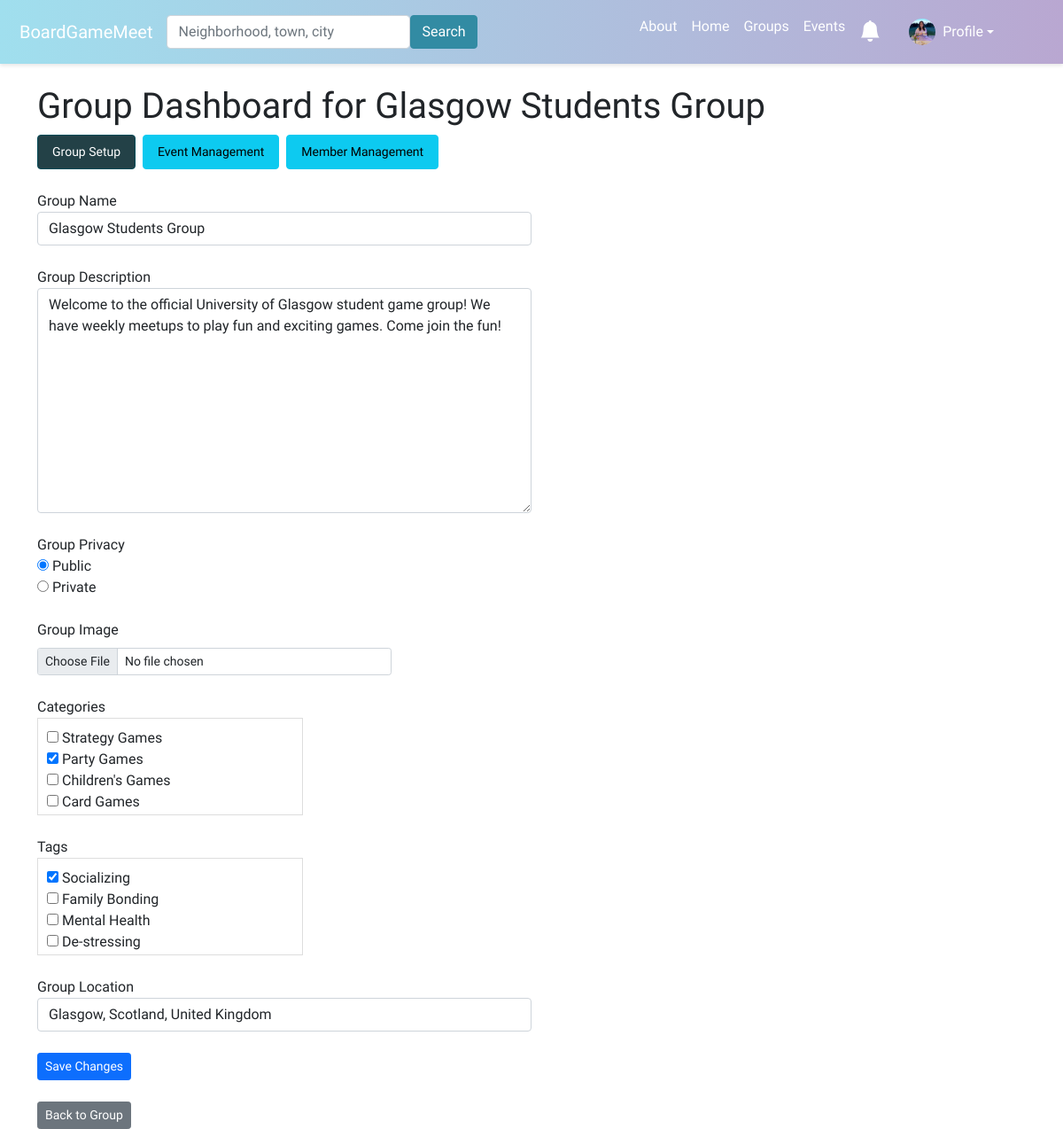
The app's page /group-dashboard/glasgow-students-group-7/ (signed in) with its own data.
### boardgame/models.py (models this page shows, shortened)
class UserProfile(models.Model):
    user = models.OneToOneField(User, on_delete=models.CASCADE)
    bio = models.TextField(blank=True)
    favorite_games = models.TextField(blank=True)
    picture = models.ImageField(upload_to='profile_images', blank=True)
    categories = models.ManyToManyField(Category, related_name='profile', blank=True)
    tags = models.ManyToManyField(Tag, related_name='profile', blank=True)
    city = models.CharField(max_length=255, blank=True)
    state = models.CharField(max_length=255, blank=True)
    country = models.CharField(max_length=255, blank=True)
    latitude = models.FloatField(null=True, blank=True)
    longitude = models.FloatField(null=True, blank=True)

class Group(models.Model):
    name = models.CharField(max_length=100)
    description = models.TextField()
    members = models.ManyToManyField(User, through='GroupMembers')
    slug = models.SlugField(unique=True)
    group_image = models.ImageField(upload_to='group_images/', null=True, blank=True)
    TYPE_SELECT = (
        ('Public', 'Public'),
        ('Private', 'Private'),
    )
    group_privacy = models.CharField(max_length=10,choices=TYPE_SELECT,default='Public')
    categories = models.ManyToManyField(Category, related_name='groups', blank=True)
    tags = models.ManyToManyField(Tag, related_name='groups', blank=True)

class GroupLocation(models.Model):
    group = models.OneToOneField('Group', on_delete=models.CASCADE)
    city = models.CharField(max_length=100)
    sublocality = models.CharField(max_length=100, blank=True)  # neighborhoods or sublocalities
    state = models.CharField(max_length=100, blank=True)
    postcode = models.CharField(max_length=20, blank=True)
    country = models.CharField(max_length=100)
    latitude = models.DecimalField(max_digits=9, decimal_places=6, blank=True, null=True)
    longitude = models.DecimalField(max_digits=9, decimal_places=6, blank=True, null=True)

### boardgame/views.py (the view, shortened to what this page needs)
# urls.py: path('group-dashboard/<slug:group_slug>/', views.manage_group_dashboard, name='manage_group_dashboard'),
def manage_group_dashboard(request, group_slug, section=None):
    group = Group.objects.get(slug=group_slug)
    section = section or request.GET.get('section', 'group_setup')
    group_location = None
    if GroupLocation.objects.filter(group=group).exists():
        group_location = GroupLocation.objects.get(group=group)
    context = {'group': group, 'section': section}
    if section == 'group_setup':
        if request.method == 'POST':
            form = GroupForm(request.POST,  request.FILES,instance=group)
            if form.is_valid():
                form.save()
                place_id = request.POST.get('place_id')
                if place_id:
                    place_details = fetch_place_details(place_id)
                    if place_details:
                        if group_location is None:
                            group_location = GroupLocation(group=group)
                        group_location.city = place_details.get('city', '')
                        group_location.sublocality = place_details.get('sublocality', '')
                        group_location.state = place_details.get('state', '')
                        group_location.postcode = place_details.get('postcode', '')
                        group_location.country = place_details.get('country', '')
                        group_location.latitude = place_details.get('latitude', None)
                        group_location.longitude = place_details.get('longitude', None)
                        group_location.save()
                messages.success(request, 'Group updated successfully.')
                return redirect('manage_group_dashboard_with_section', group_slug=group.slug, section='group_setup')
        else:
            form = GroupForm(instance=group)
        context.update({'form': form,'current_location': group_location})
    return render(request, 'boardgame/manage_group_dashboard.html', context)

### boardgame/forms.py
class GroupForm(forms.ModelForm):
    class Meta:
        model = Group
        fields = ['name', 'description','group_image','group_privacy','categories', 'tags']
        labels = {
            'name': 'Group Name',
            'description': 'Group Description',
            'group_privacy': 'Group Privacy',
            'group_image': 'Group Image',
        }
        widgets = {
            'name': forms.TextInput(attrs={'class': 'form-control', 'style': 'width: 50%;'}),
            'description': forms.Textarea(attrs={'class': 'form-control', 'style': 'width: 50%;'}),
            'categories': forms.CheckboxSelectMultiple,
            'tags': forms.CheckboxSelectMultiple,
            'group_privacy': forms.RadioSelect()
        }

### boardgame/models.py (called while the page is built)
    def __str__(self):
        return self.name

    def __str__(self):
        return self.name

### boardgame/templatetags/custom_filters.py (called while the page is built)
@register.simple_tag
def unread_notifications_count(user):
    if user.is_authenticated:
        return Notification.objects.filter(user=user, read=False).count()
    return 0

### boardgame/templates/boardgame/manage_group_dashboard.html (shortened to what this page needs)
{% extends 'boardgame/base.html' %}
{% load static %}
{% block content %}
<head>
    <h1>Group Dashboard for {{ group.name }}</h1>
</head>
<nav>
    <ul class="nav nav-pills">
        <li class="nav-item">
            <a class="btn btn-info btn-sm me-2 nav-link {% if section == 'group_setup' %}active{% endif %}"
                href="{% url 'manage_group_dashboard_with_section' group.slug 'group_setup' %}">Group Setup</a>
        </li>
        <li class="nav-item">
            <a class="btn btn-info btn-sm me-2 nav-link {% if section == 'event_management' %}active{% endif %}"
                href="{% url 'manage_group_dashboard_with_section' group.slug 'event_management' %}">Event Management</a>
        </li>
        <li class="nav-item">
            <a class="btn btn-info btn-sm me-2 nav-link {% if section == 'member_management' %}active{% endif %}"
                href="{% url 'manage_group_dashboard_with_section' group.slug 'member_management' %}">Member Management</a>
        </li>
    </ul>
</nav>
<br/>
{% if section == 'group_setup' %}
<form method="post" enctype="multipart/form-data">
    <div class="form-group">
        <label for="{{ form.name.id_for_label }}">{{ form.name.label }}</label>
        {{ form.name }}
    </div>
    <br/>
    <div class="form-group">
        <label for="{{ form.description.id_for_label }}">{{ form.description.label }}</label>
        {{ form.description }}
    </div>
    <br/>
    <div class="form-group">
        <label for="{{ form.group_privacy.id_for_label }}">{{ form.group_privacy.label }}</label>
        {{ form.group_privacy }}
    </div>
    <br/>
    <div class="form-group">
        <label for="{{ form.group_image.id_for_label }}" class="form-label">Group Image</label>
        <input type="file" id="{{ form.group_image.id_for_label }}" name="group_image" class="form-control form-control-sm" style="max-width: 400px;">
     </div>
     <br/>
     <div class="form-group">
        <label for="id_categories">{{ form.categories.label }}</label>
        <div class="scrollable-checkboxes">
            {{ form.categories }}
        </div>
    </div>
    <br/>
    <div class="form-group">
        <label for="id_tags">{{ form.tags.label }}</label>
        <div class="scrollable-checkboxes">
            {{ form.tags }}
        </div>
    </div>
    <br/>
    <div class="form-group">
        <label for="group-location">Group Location</label>
        <input type="text" id="group-location" class="form-control" style="width: 50%;" name="location_city" value="{{ current_location.city }}, {{ current_location.state }}, {{ current_location.country }}">
    </div>
    <br/>
    <button class="btn btn-primary btn-sm" type="submit">Save Changes</button>
</form>
{% endif %}
    <div class="row mt-4">
        <div class="col-md-12">
            <a href="{% url 'group_profile' group.slug %}" class="btn btn-secondary btn-sm">Back to Group</a>
        </div>
    </div>
{% endblock %}

### boardgame/templates/boardgame/navbar.html (shortened to what this page needs)
{% load static %}
{% load custom_filters %}
<nav class="navbar navbar-expand-lg navbar-dark" style="background: linear-gradient(to right, #a0dfee, #b9a7d1); box-shadow: 0 2px 4px rgba(0, 0, 0, 0.1); padding: 10px;">
  <div class="container-fluid">
    <a class="navbar-brand" href="{% url 'home' %}">BoardGameMeet</a>
    <div class="collapse navbar-collapse" id="navbarSupportedContent">
      <form class="d-flex me-auto mb-2 mb-lg-0" method="POST" action="{% url 'search' %}">
        <input class="form-control custom-search-bar" type="search" placeholder="Neighborhood, town, city" aria-label="Search" name="searched">
        <button class="btn" type="submit" style="background-color: #328ba3; border-color: #328ba3; color: #ffffff;">Search</button>
      </form>
      <ul class="navbar-nav me-5 mb-2 mb-lg-0">
        <li class="nav-item">
          <a class="nav-link" href="{% url 'about' %}" style="color: white;">About</a>
        </li>
        <li class="nav-item">
          <a class="nav-link" href="{% url 'home' %}" style="color: white;">Home</a>
        </li>
        <li class="nav-item">
          <a class="nav-link" href="{% url 'groups' %}" style="color: white;">Groups</a>
        </li>
        <li class="nav-item">
          <a class="nav-link" href="{% url 'events' %}" style="color: white;">Events</a>
        </li>
        {% if user.is_authenticated %}
        <li class="nav-item">
          <a class="nav-link position-relative" href="{% url 'notifications' %}" style="color: white;">
            <i class="bi bi-bell-fill" style="font-size: 1.5rem; padding-right: 1rem; position: relative;"></i>
          </a>
        </li>
        <li class="nav-item dropdown d-flex align-items-center">
          <a class="nav-link dropdown-toggle d-flex align-items-center" href="#" id="navbarDropdown" role="button" data-bs-toggle="dropdown" aria-expanded="false" style="color: white;">
            <img src="{% if user.userprofile.picture %}{{ user.userprofile.picture.url }}{% else %}{% static 'boardgame/images/default_profile.jpg' %}{% endif %}" class="rounded-circle me-2" style="width: 30px; height: 30px; object-fit: cover;">
            Profile
          </a>
        </li>
        {% endif %}
      </ul>
    </div>
  </div>
</nav>

### boardgame/static/boardgame/style.css (style rules this page uses)
.btn-sm { font-size: 0.8rem; padding: 5px 10px; }
.navbar .form-control.custom-search-bar { width: 275px; }
.scrollable-checkboxes { max-height: 110px; width: 300px; overflow-y: auto; border: 1px solid #ddd; padding: 10px; }

### boardgame/templates/boardgame/base.html (style rules this page uses)
body { font-family: 'Varela Round', sans-serif; }
.navbar-nav li { list-style: none !important; font-size: 1rem; }

### boardgame/templates/boardgame/manage_group_dashboard.html (style rules this page uses)
.nav-pills .nav-link { background-color: #0dcaf0; color: #000000; border: 1px solid #0dcaf0; }
.nav-pills .nav-link.active { background-color: #234147 !important; border-color: #064a57 !important; color: #ffffff !important; }

### records on screen
Group: name "Glasgow Students Group", description "Welcome to the official University of Glasgow student game group! We have weekly meetups to play fun and exciting games. Come join the fun!", group_privacy "☑ Public ☐ Private"
GroupLocation: location_city "Glasgow, Scotland, United Kingdom"
